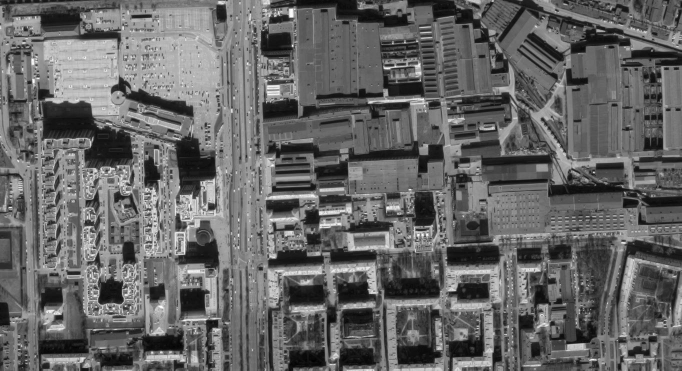
#> input picture Week 1/Homework/GRAY.JPG, 1363 x 741 px, found by its file name (shown at 1/2 size); its folder holds 3 pictures in this run
$ python homework.py
#> lines starting #> are read from the running program, lines starting #| are printed output that depends on the picture; after the words box and inside, x2 and y2 are one past the last pixel; in counts of white or black regions, pixels touching at a corner belong together
import cv2
import numpy as np


def read_images(image_dir):
    gray_img = cv2.imread(image_dir + "GRAY.JPG")
    rgb_img_half = cv2.imread(image_dir + "RGB_half.JPG")
    rgb_img_quarter = cv2.imread(image_dir + "RGB_quater.JPG")
    return gray_img, rgb_img_half, rgb_img_quarter


def convert_image_to_grayscale(image_rgb):
    return cv2.cvtColor(image_rgb, cv2.COLOR_BGR2GRAY)


def detect_keypoints(gray_img, rgb_img, detector):
    kp1, des1 = detector(gray_img, None)
    kp2, des2 = detector(rgb_img, None)
    return kp1, des1, kp2, des2


def match_keypoints(des1, des2, matcher):
    matches_gray = matcher.match(des1, des2)
    matches = [match for match in matches_gray if match.distance < 0.7 * max(len(des1), len(des2))]
    return matches


def extract_matched_keypoints(kp1, kp2, matches):
    query_1 = np.float32([kp1[match.queryIdx].pt for match in matches]).reshape(-1, 1, 2)
    train_1 = np.float32([kp2[match.trainIdx].pt for match in matches]).reshape(-1, 1, 2)
    return query_1, train_1


def find_homography(src_pts, dst_pts):
    homography, _ = cv2.findHomography(dst_pts, src_pts, cv2.RANSAC, 5.0)
    return homography


def warp_images(homography, gray_img, rgb_img):
    colored_img_warped = cv2.warpPerspective(rgb_img, homography, (gray_img.shape[1], gray_img.shape[0]))
    return colored_img_warped


def overlap_black_pixels(gray_img, colored_img):
    # Wherever there is a black pixel in the first image, replace it with the pixel from the gray image(best way to infer in my opinion)
    colored_img[colored_img == 0] = gray_img[colored_img == 0]
    return colored_img


def enhance_color(colored_img, gray_img):
    # Let's convert image to HSV and up the V channel based on the grayscale image
    # (higher value there is higher the intensity of the pixel)
    colored_img = cv2.cvtColor(colored_img, cv2.COLOR_BGR2HSV)
    colored_img[..., 2] = gray_img[..., 0]
    colored_img = cv2.cvtColor(colored_img, cv2.COLOR_HSV2BGR)
    return colored_img


def colorize_gray_picture(gray_img, rgb_img_rotated, detector_func, matcher):
    image_rgb_grayed = convert_image_to_grayscale(rgb_img_rotated)
    kp1, des1, kp2, des2 = detect_keypoints(gray_img,
                                               image_rgb_grayed,
                                               detector_func)
    matches = match_keypoints(des1, des2, matcher)
    query_1, train_1 = extract_matched_keypoints(kp1, kp2, matches)

    homography = find_homography(query_1, train_1)
    colored_img = warp_images(homography, gray_img, rgb_img_rotated)
    colored_img = overlap_black_pixels(gray_img, colored_img)
    colored_img = enhance_color(colored_img, gray_img)
    return colored_img


def main(detector_func, matcher):
    gray_img, rgb_img_half, rgb_img_quarter = read_images("Week 1/Homework/")
#> in read_images, gray_img is the input picture: shape (741, 1363, 3); min 0, max 255, mean 101.6
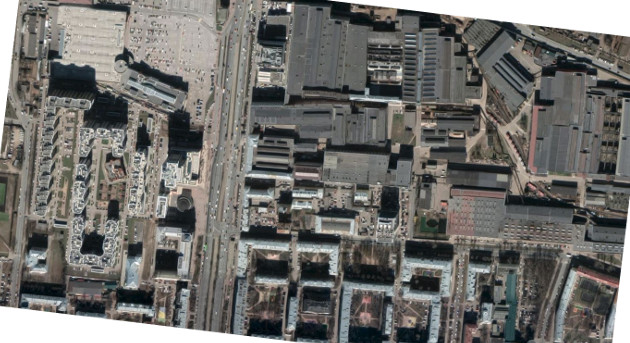
#> input picture Week 1/Homework/RGB_half.JPG, 630 x 343 px, found by its file name
#> in read_images, rgb_img_half is the input picture: shape (343, 630, 3); mean B, G, R 108.4, 111.6, 112.7
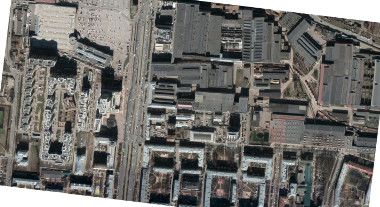
#> input picture Week 1/Homework/RGB_quater.JPG, 380 x 207 px, found by its file name
#> in read_images, rgb_img_quarter is the input picture: shape (207, 380, 3); mean B, G, R 108.4, 111.7, 112.7
    colored_img_result_half = colorize_gray_picture(gray_img, rgb_img_half, detector_func, matcher)
#> in detect_keypoints, `kp1, des1 = detector(gray_img, None)`: kp1 = 11764 keypoints; strongest (x, y, size): (1187, 345, 2.5), (585, 91, 2.9), (641, 426, 5.7), (251, 612, 2.4)
#> in detect_keypoints, `kp2, des2 = detector(rgb_img, None)`: kp2 = 3304 keypoints; strongest (x, y, size): (289, 7, 5.1), (146, 319, 6.3), (294, 195, 2.6), (62, 312, 2.1)
#> in match_keypoints, `matches_gray = matcher.match(des1, des2)`: matches_gray = 11764 matches
#> in find_homography, `homography, _ = cv2.findHomography(dst_pts, src_pts, cv2.RANSAC, 5.0)`: homography = [[2.15, 0.26, -40.29], [-0.26, 2.14, 84.84], [4.08e-08, 3.12e-08, 1]]
#> in warp_images, `colored_img_warped = cv2.warpPerspective(rgb_img, homography, (gray_im..`:
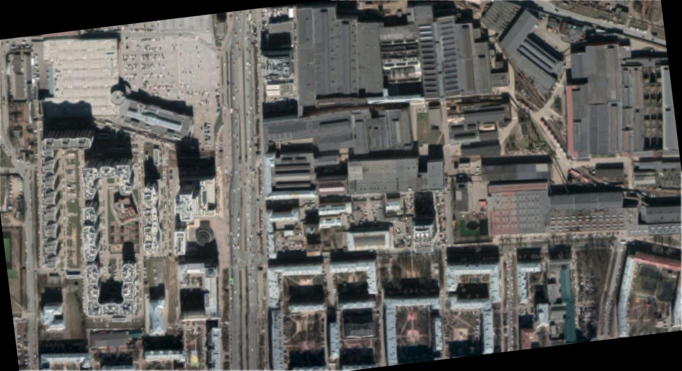
#> colored_img_warped: shape (741, 1363, 3) (shown at 1/2 size); mean B, G, R 92, 95.2, 96.3
#> in overlap_black_pixels, `colored_img[colored_img == 0] = gray_img[colored_img == 0]`:
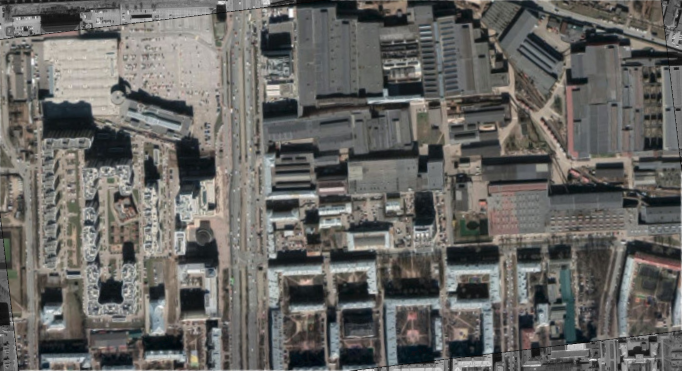
#> colored_img: shape (741, 1363, 3) (shown at 1/2 size); 6.35% of pixels changed, all inside (x1, y1, x2, y2) = (0, 0, 1363, 741)
#> in enhance_color, `colored_img = cv2.cvtColor(colored_img, cv2.COLOR_BGR2HSV)`: colored_img: shape (741, 1363, 3); mean H, S, V 47.2, 29.1, 105.7
#> in enhance_color, `colored_img[..., 2] = gray_img[..., 0]`: colored_img: shape (741, 1363, 3); mean H, S, V 47.2, 29.1, 101.6
    colored_img_result_quarter = colorize_gray_picture(gray_img, rgb_img_quarter, detector_func, matcher)
#> in detect_keypoints (call 2), `kp2, des2 = detector(rgb_img, None)`: kp2 = 1180 keypoints; strongest (x, y, size): (174, 5, 3.1), (88, 193, 3.8), (241, 8, 3.3), (15, 185, 2.9)
#> in warp_images (call 2), `colored_img_warped = cv2.warpPerspective(rgb_img, homography, (gray_im..`:
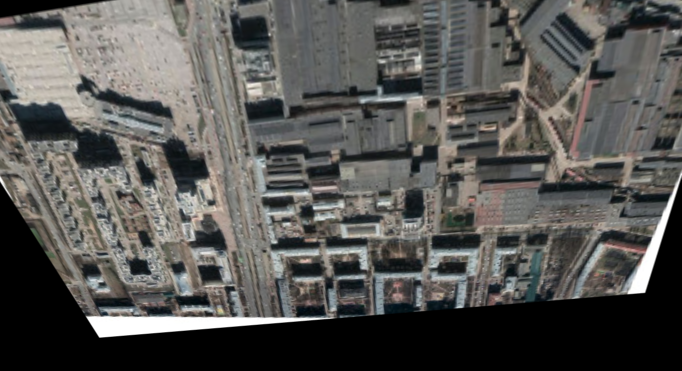
#> colored_img_warped: shape (741, 1363, 3) (shown at 1/2 size); mean B, G, R 84.1, 86.8, 87.7
#> in overlap_black_pixels (call 2), `colored_img[colored_img == 0] = gray_img[colored_img == 0]`:
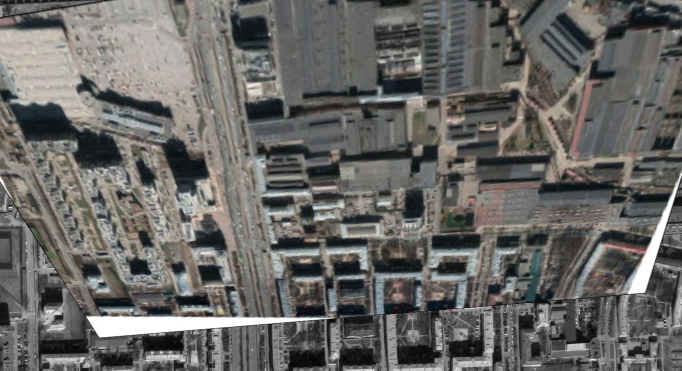
#> colored_img: shape (741, 1363, 3) (shown at 1/2 size); 18.43% of pixels changed, all inside (x1, y1, x2, y2) = (0, 0, 1363, 741)
#> in enhance_color (call 2), `colored_img = cv2.cvtColor(colored_img, cv2.COLOR_BGR2HSV)`: colored_img: shape (741, 1363, 3); mean H, S, V 40, 22.3, 106.4
#> in enhance_color (call 2), `colored_img[..., 2] = gray_img[..., 0]`: colored_img: shape (741, 1363, 3); mean H, S, V 40, 22.3, 101.6
#> in enhance_color (call 2), `colored_img = cv2.cvtColor(colored_img, cv2.COLOR_HSV2BGR)`:
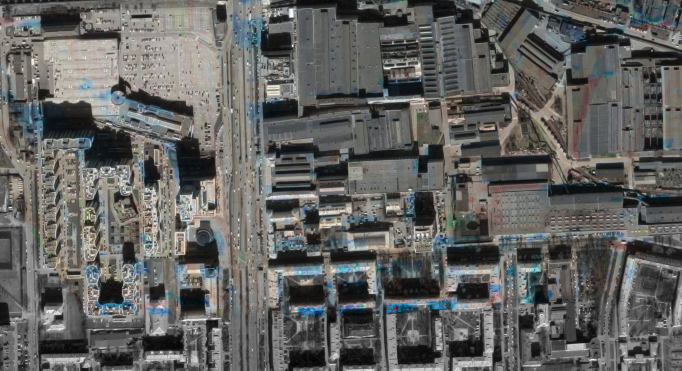
#> colored_img: shape (741, 1363, 3) (shown at 1/2 size); mean B, G, R 96, 97.9, 97.7
    return colored_img_result_half, colored_img_result_quarter


if __name__ == "__main__":
    # Create different sift and matcher to try different ones here
    sift = cv2.SIFT_create().detectAndCompute
    matcher = cv2.BFMatcher()
    colored_img_result_half, colored_img_result_quarter = main(sift, matcher)
    # Show images
    cv2.imwrite("processed_half.jpg", colored_img_result_half)
    cv2.imwrite("processed_quarter.jpg", colored_img_result_quarter)
